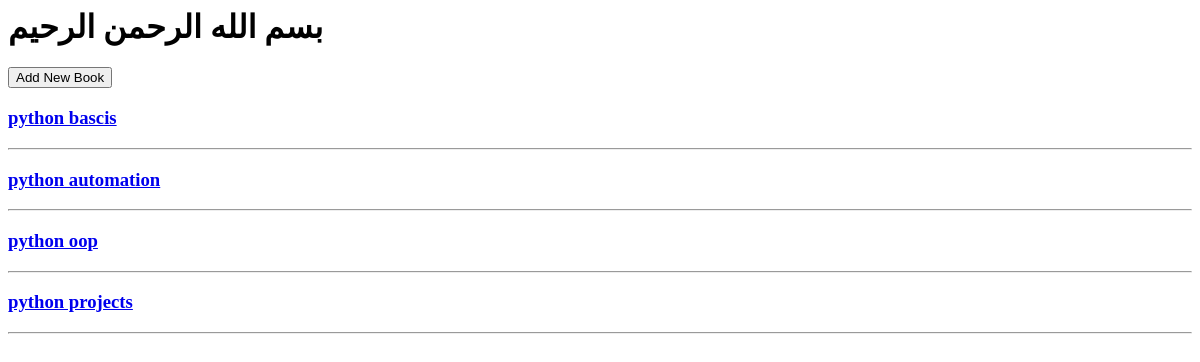
Page /posts on the earlier database version.
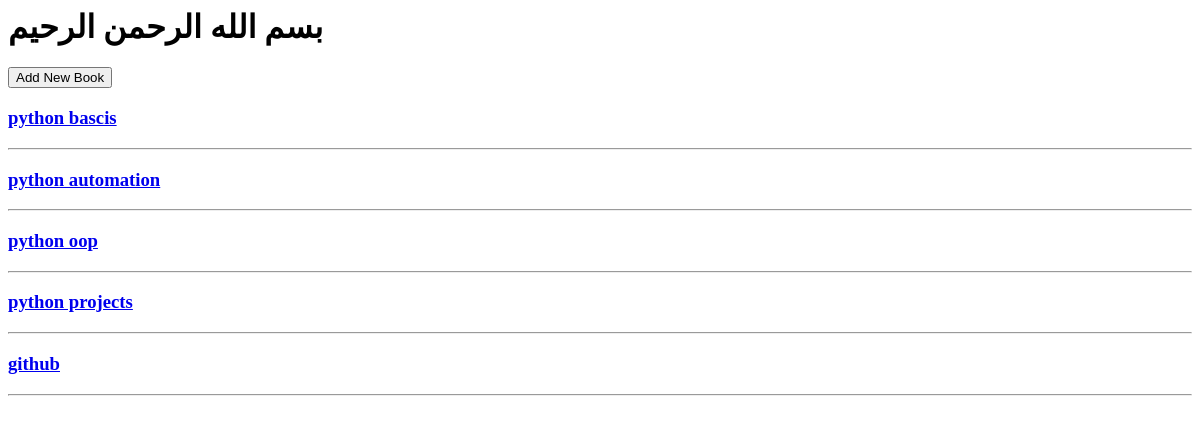
Same page on the later database version.
### posts/models.py (models this page shows, shortened)
class post(models.Model):
    author = models.ForeignKey(
        User, on_delete=models.CASCADE, related_name='post_author')
    title = models.CharField(max_length=100)
    contents = models.TextField(max_length=5000)
    tags = TaggableManager()
    image = models.ImageField(upload_to='posts/images')
    slug = models.SlugField(null=True, blank=True)

### posts/views.py (the view)
# urls.py: path('posts', all_posts),
def all_posts(request):
    all = post.objects.all()
    context = {'objects': all}
    return render(request, 'index.html', context)

### posts/templates/index.html
<html>
<head> </head>
<body>
  <h1>بسم الله الرحمن الرحيم</h1>
  <a href="/posts/add">
    <button>Add New Book</button>
  </a>
  {% for obj in objects %}
  <h3>
    <a href="/posts/{{obj.slug}}">{{obj.title}}</a>
  </h3>
  <hr />
  {% endfor %}
</body>
</html>

Differences in the rows shown:
added post: title "github"
